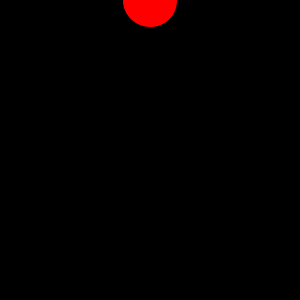
Frame 1 (no input)
Frame 60 (the mouse pressed at the canvas centre just before this capture): identical to frame 1, image omitted
Frame 120 (the mouse held since frame 60 and released just before this capture): blank canvas, image omitted

The Processing sketch that drew this single still picture (run headless with seeded random() and noise(); from frame 60 on, the mouse is pressed at the canvas centre):

// Processing sketch: processing_36507
// ── processing_36507.pde

Boolean drawing;

void setup() {
  
  size(300, 300);
  drawing = false;
}

void draw() {
  background(0);
  
  if (mouseY < height/2) {
    fill(0,0,255);
    rect(25, 25, 25, mouseY);
    fill(0,255,0);
    rect(0, 25, mouseX, 25);
  }
  
  if (mouseY < height/2) {
    fill(255,0,0);
    ellipse(width/2, mouseY, 55, 55);
  }
  
  if (mouseY > height/2) {
    fill(255,0,0);
    rect(150, 200, mouseX, 25);
    fill(0,0,255);
    rect(100, 150, 25, mouseY);
    
    
  }
  if (mouseY > height/2) {
    fill(0,255,0);
    ellipse(width/2, mouseY, 55, 55);
  }
}
